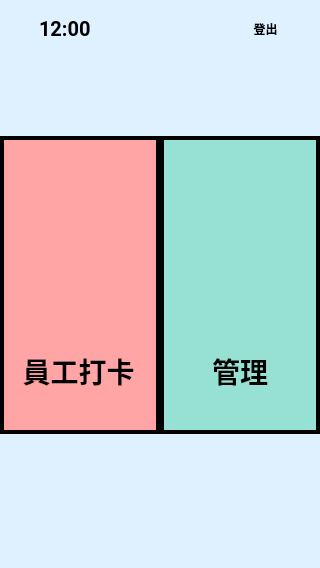
<?xml version="1.0" encoding="UTF-8"?>
<ui version="4.0">
 <class>Form</class>
 <widget class="QWidget" name="Form">
  <property name="geometry">
   <rect>
    <x>0</x>
    <y>0</y>
    <width>320</width>
    <height>568</height>
   </rect>
  </property>
  <property name="windowTitle">
   <string>Form</string>
  </property>
  <property name="layoutDirection">
   <enum>Qt::LeftToRight</enum>
  </property>
  <property name="styleSheet">
   <string notr="true">background-color: rgb(223, 240, 255);</string>
  </property>
  <widget class="QPushButton" name="clockinButton">
   <property name="geometry">
    <rect>
     <x>0</x>
     <y>136</y>
     <width>160</width>
     <height>298</height>
    </rect>
   </property>
   <property name="contextMenuPolicy">
    <enum>Qt::DefaultContextMenu</enum>
   </property>
   <property name="layoutDirection">
    <enum>Qt::LeftToRight</enum>
   </property>
   <property name="styleSheet">
    <string notr="true">background-color: rgb(255, 165, 165);
border: 4px solid #000000;
</string>
   </property>
   <property name="text">
    <string/>
   </property>
   <property name="icon">
    <iconset resource="../media/image.qrc">
     <normaloff>:/newPrefix/worker.png</normaloff>:/newPrefix/worker.png</iconset>
   </property>
   <property name="iconSize">
    <size>
     <width>110</width>
     <height>110</height>
    </size>
   </property>
   <property name="flat">
    <bool>false</bool>
   </property>
  </widget>
  <widget class="QLabel" name="label">
   <property name="geometry">
    <rect>
     <x>23</x>
     <y>355</y>
     <width>111</width>
     <height>31</height>
    </rect>
   </property>
   <property name="font">
    <font>
     <family>Roboto</family>
     <pointsize>21</pointsize>
     <weight>75</weight>
     <bold>true</bold>
    </font>
   </property>
   <property name="styleSheet">
    <string notr="true">background-color: rgb(255, 255, 255,0);</string>
   </property>
   <property name="text">
    <string>員工打卡</string>
   </property>
   <property name="alignment">
    <set>Qt::AlignCenter</set>
   </property>
  </widget>
  <widget class="QPushButton" name="manageButton">
   <property name="geometry">
    <rect>
     <x>160</x>
     <y>136</y>
     <width>160</width>
     <height>298</height>
    </rect>
   </property>
   <property name="contextMenuPolicy">
    <enum>Qt::DefaultContextMenu</enum>
   </property>
   <property name="layoutDirection">
    <enum>Qt::LeftToRight</enum>
   </property>
   <property name="styleSheet">
    <string notr="true">background-color: rgb(151, 225, 212);
border: 4px solid #000000;
</string>
   </property>
   <property name="text">
    <string/>
   </property>
   <property name="icon">
    <iconset resource="../media/image.qrc">
     <normaloff>:/newPrefix/boss.png</normaloff>:/newPrefix/boss.png</iconset>
   </property>
   <property name="iconSize">
    <size>
     <width>91</width>
     <height>147</height>
    </size>
   </property>
   <property name="flat">
    <bool>false</bool>
   </property>
  </widget>
  <widget class="QLabel" name="label_2">
   <property name="geometry">
    <rect>
     <x>178</x>
     <y>342</y>
     <width>124</width>
     <height>57</height>
    </rect>
   </property>
   <property name="font">
    <font>
     <family>Roboto</family>
     <pointsize>21</pointsize>
     <weight>75</weight>
     <bold>true</bold>
    </font>
   </property>
   <property name="styleSheet">
    <string notr="true">background-color: rgb(255, 255, 255,0);</string>
   </property>
   <property name="text">
    <string>管理</string>
   </property>
   <property name="alignment">
    <set>Qt::AlignCenter</set>
   </property>
  </widget>
  <widget class="QPushButton" name="logoutButton">
   <property name="geometry">
    <rect>
     <x>224</x>
     <y>6</y>
     <width>83</width>
     <height>45</height>
    </rect>
   </property>
   <property name="font">
    <font>
     <family>Roboto</family>
     <weight>75</weight>
     <bold>true</bold>
    </font>
   </property>
   <property name="text">
    <string>登出</string>
   </property>
   <property name="icon">
    <iconset resource="../media/image.qrc">
     <normaloff>:/newPrefix/Vector.png</normaloff>:/newPrefix/Vector.png</iconset>
   </property>
   <property name="iconSize">
    <size>
     <width>24</width>
     <height>28</height>
    </size>
   </property>
   <property name="flat">
    <bool>true</bool>
   </property>
  </widget>
  <widget class="QLabel" name="clock_image">
   <property name="geometry">
    <rect>
     <x>6</x>
     <y>12</y>
     <width>32</width>
     <height>32</height>
    </rect>
   </property>
   <property name="styleSheet">
    <string notr="true">border-image: url(:/newPrefix/ant-design_clock-circle-outlined.png);</string>
   </property>
   <property name="locale">
    <locale language="English" country="UnitedStates"/>
   </property>
   <property name="text">
    <string/>
   </property>
  </widget>
  <widget class="QLabel" name="clock">
   <property name="geometry">
    <rect>
     <x>39</x>
     <y>16</y>
     <width>55</width>
     <height>25</height>
    </rect>
   </property>
   <property name="font">
    <font>
     <family>Roboto</family>
     <pointsize>15</pointsize>
     <weight>75</weight>
     <bold>true</bold>
    </font>
   </property>
   <property name="text">
    <string>12:00</string>
   </property>
  </widget>
 </widget>
 <connections/>
</ui>
